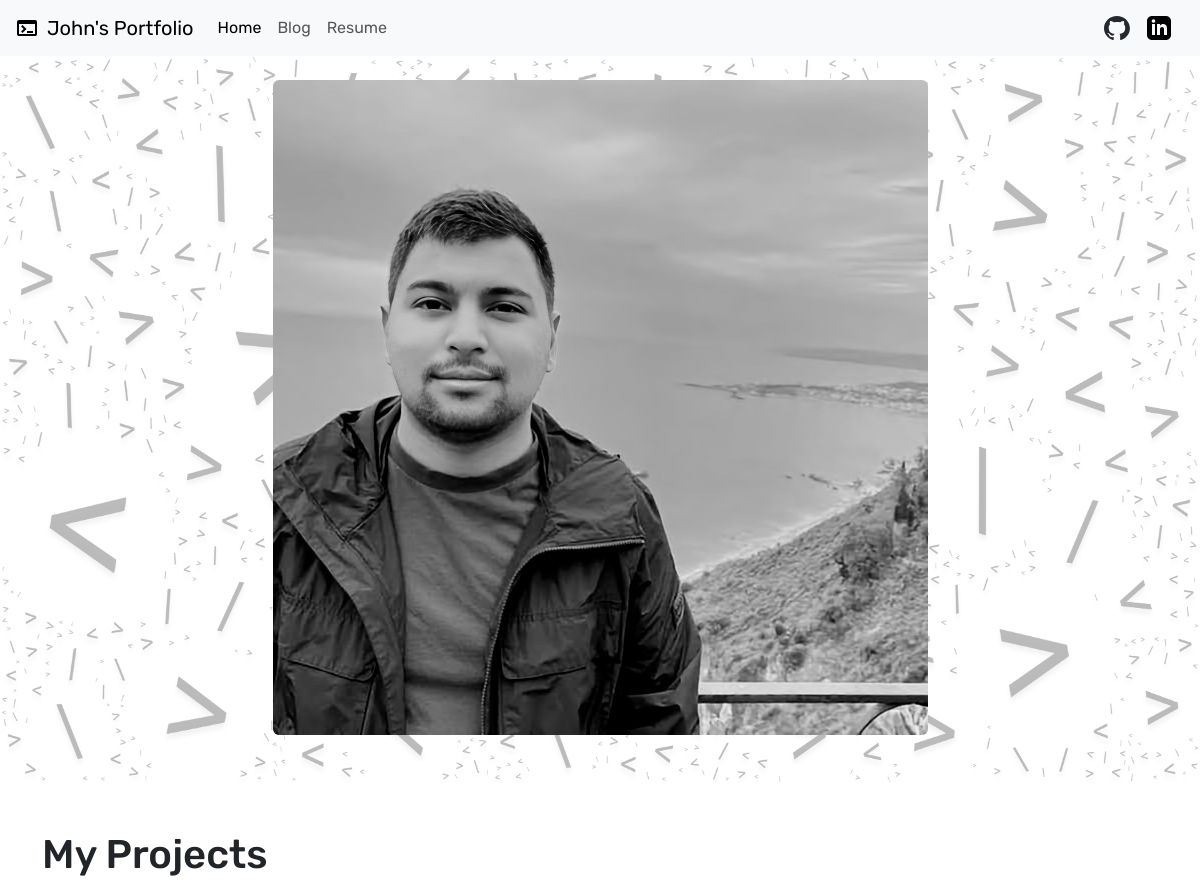
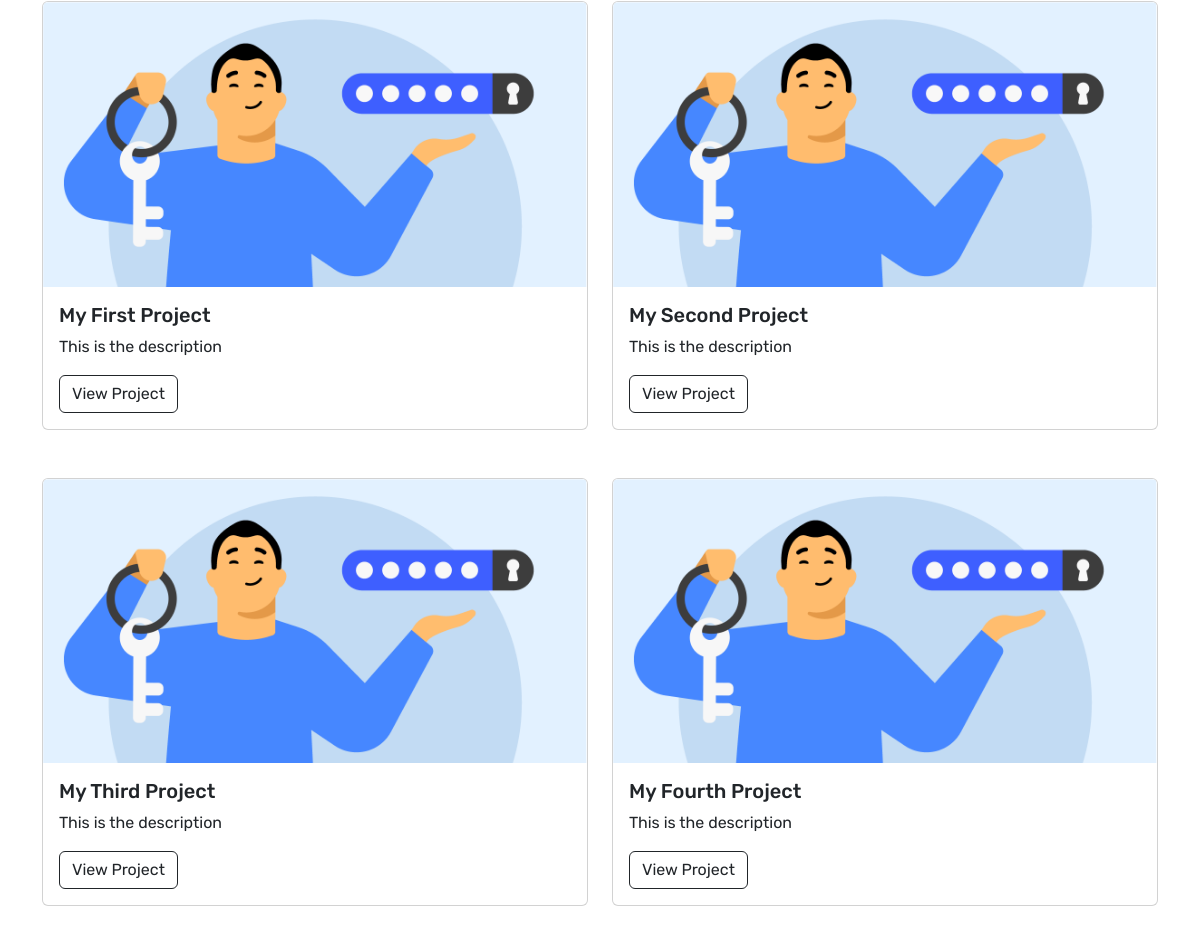
The page / on the database its author committed (2 pictures, top to bottom).
### portfolio/models.py (models this page shows, shortened)
class Project(models.Model):
    title = models.CharField(max_length=100)
    description = models.CharField(max_length=250)
    image = models.ImageField(upload_to='portfolio/images/')
    url = models.URLField(blank=True)

### portfolio/views.py (the view)
# urls.py: 2. Add a URL to urlpatterns:  path('', views.home, name='home')
def home(request):
    projects = Project.objects.all()
    return render(request, 'portfolio/home.html', {'projects':projects})

### portfolio/templates/portfolio/home.html (shortened to what this page needs)
{% extends 'portfolio/base.html' %}
{% block content %}
{% load static %}
<div class="text-center" id="banner_div">
    <br>
    <img src="{% static 'portfolio/IMG-20220504-WA0006~3.jpg' %}" class="rounded mx-auto d-block" alt="..."
        id="banner_image">
    <br>
    <br>
</div>
<br>
<br>
<div class="container">
    <h1>My Projects</h1>
    <div class="row row-cols-1 row-cols-md-2 g-4">
        {% for project in projects %}
        <div class="col">
            <div class="card">
                <img src="{{ project.image.url }}" class="card-img-top" alt="...">
                <div class="card-body">
                    <h5 class="card-title">{{ project.title }}</h5>
                    <p class="card-text">{{ project.description }}</p>
                    {% if project.url %}
                    <a href="{{ project.url }}" class="btn btn-outline-dark" target="_blank">View Project</a>
                    {% endif %}
                </div>
            </div>
            <br>
        </div>
        {% endfor %}
    </div>
</div>
{% endblock %}

### portfolio/templates/portfolio/base.html (shortened to what this page needs)
<!doctype html>
<html lang="en">
  {% load static %}
  <head>
    <link href="https://cdn.jsdelivr.net/npm/bootstrap@5.3.2/dist/css/bootstrap.min.css" rel="stylesheet">
  </head>
  <body>
    <nav class="navbar navbar-expand-lg bg-body-tertiary">
        <div class="container-fluid">
          <a class="navbar-brand" href="{% url 'home' %}">
                <img src="{% static 'portfolio/logo.svg' %}" alt="Logo" width="30" height="24" class="d-inline-block align-text-top">
                John's Portfolio
          </a>
          <div class="collapse navbar-collapse" id="navbarSupportedContent">
            <ul class="navbar-nav me-auto mb-2 mb-lg-0">
              <li class="nav-item">
                <a class="nav-link active" aria-current="page" href="{% url 'home' %}">Home</a>
              </li>
              <li class="nav-item">
                <a class="nav-link" href="{% url 'blog:all_blogs' %}">Blog</a>
              </li>
              <li class="nav-item">
                <a class="nav-link" href="{% static 'portfolio/My_Performance_2023.pdf' %}" target="_blank">Resume</a>
              </li>
            </ul>
            <a class="navbar-brand" href="https://github.com/" target="_blank">
                <img src="{% static 'portfolio/github-mark.svg' %}" alt="Logo" width="26" height="24" class="d-inline-block align-text-top">
            </a>
            <a class="navbar-brand" href="https://uk.linkedin.com/" target="_blank">
                <img src="{% static 'portfolio/iconmonstr-linkedin-3.svg' %}" alt="Logo" width="26" height="24" class="d-inline-block align-text-top">
            </a>
          </div>
        </div>
      </nav>
      {% block content %}{% endblock %}
  </body>
</html>

### rows shown on the page
Project: image (picture), title "My First Project", description "This is the description"
Project: image (picture), title "My Second Project", description "This is the description"
Project: image (picture), title "My Third Project", description "This is the description"
Project: image (picture), title "My Fourth Project", description "This is the description"
